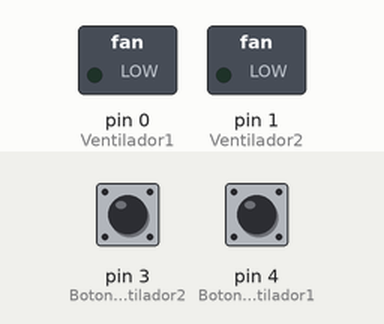
Recording of a sketch running on a simulated Arduino Uno, built with avr-gcc and run on an emulated ATmega328P. Shown: switched loads named in the sketch (green lamp = pin HIGH). The inputs (shaded band) are chosen by the test bench; at power-on: pin 3 (BotonVentilador2) HIGH, pin 4 (BotonVentilador1) HIGH.

Above: at 1.2 s.
1.3 s: pin 3 (BotonVentilador2) pulled LOW for 0.15 s
At 5.0 s:
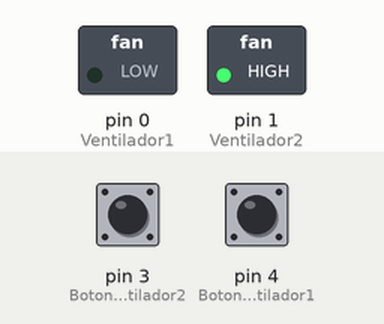
Timing chart, 0 to 24.2 s (numbered marks = the images above; inputs shaded):
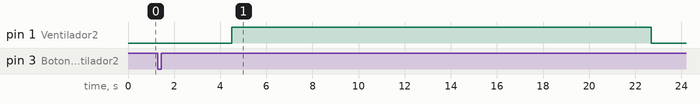

The sketch:

Soft_start_two_high_rpm_fans.ino
```cpp
int Ventilador1 = 0;
int Ventilador2 = 1;
int BotonVentilador1 = 4;
int BotonVentilador2 = 3;
int EstadoBotonVentilador1;
int EstadoBotonVentilador2;

void setup()
{
  pinMode(Ventilador1, OUTPUT);
  pinMode(Ventilador2, OUTPUT);
  pinMode(BotonVentilador1, INPUT_PULLUP);
  pinMode(BotonVentilador2, INPUT_PULLUP);
}

void loop()
{
  EstadoBotonVentilador1 = digitalRead(BotonVentilador1);
  if (EstadoBotonVentilador1 == LOW)
  {
    digitalWrite(Ventilador1, HIGH);
    for (int i=0; i <=255; i++)
    {
      analogWrite(Ventilador1, i);
      delay(25);
    }
    delay(15000);
    analogWrite(Ventilador1, LOW);
  }

  EstadoBotonVentilador2 = digitalRead(BotonVentilador2);
  if (EstadoBotonVentilador2 == LOW)
  {
    for (int i=0; i <=255; i++)
    {
      analogWrite(Ventilador2, i);
      delay(25);
    }
    delay(15000);
    analogWrite(Ventilador2, LOW);
  }
}
```

Measured:
- after the input at 1.3 s, pin 1 (Ventilador2): LOW → HIGH after 3.2 s, → LOW 18.2 s later
